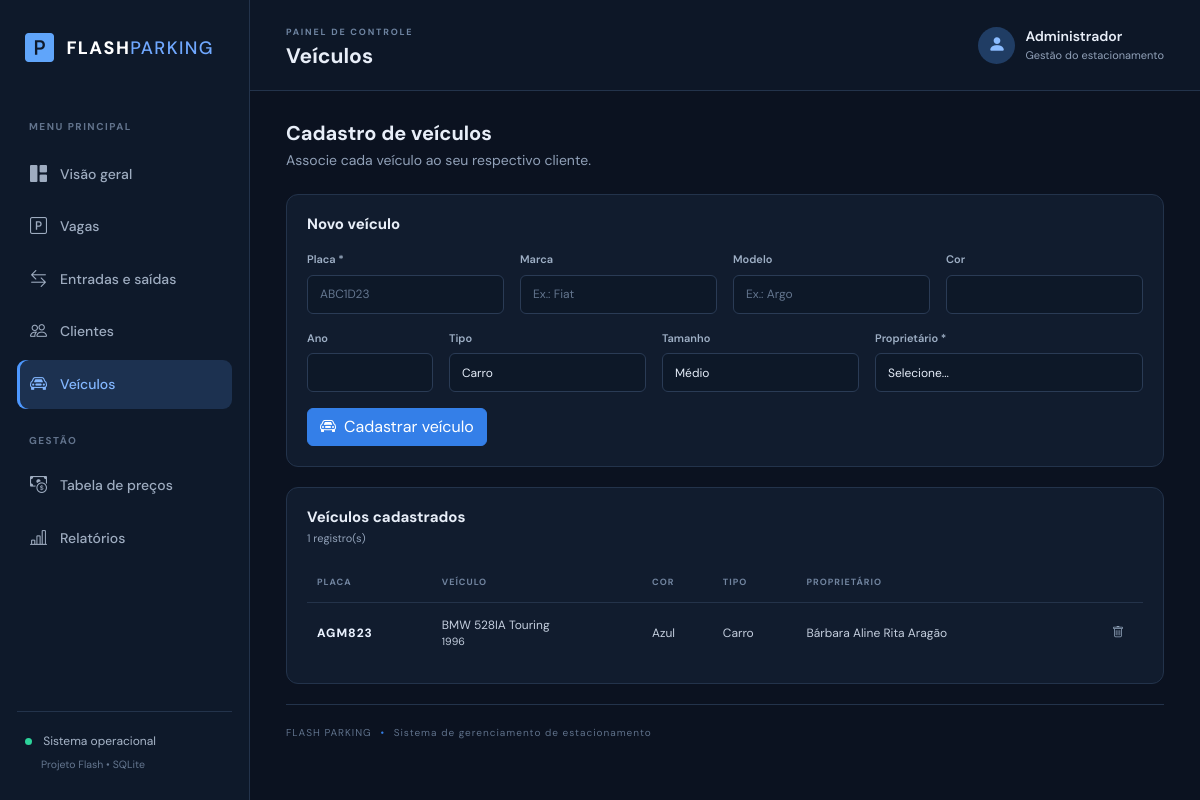
Page /veiculos on the committed database.
### tables this page shows
CREATE TABLE veiculos (
        id INTEGER PRIMARY KEY AUTOINCREMENT,
        placa TEXT NOT NULL UNIQUE,
        marca TEXT,
        modelo TEXT,
        cor TEXT,
        ano INTEGER,
        tipo TEXT NOT NULL DEFAULT 'Carro',
        tamanho TEXT DEFAULT 'Médio',
        cliente_id INTEGER NOT NULL, criado_em TEXT,
        FOREIGN KEY(cliente_id) REFERENCES clientes(id)
    );

CREATE TABLE clientes (
        id INTEGER PRIMARY KEY AUTOINCREMENT,
        nome TEXT NOT NULL,
        cpf TEXT UNIQUE,
        telefone TEXT,
        email TEXT,
        endereco TEXT,
        criado_em TEXT DEFAULT (datetime('now','localtime'))
    );

### app.py (the view, shortened to what this page needs)
@app.route("/veiculos", methods=["GET", "POST"])
def veiculos():
    db = get_db()
    lista = db.execute("""SELECT v.*,c.nome cliente FROM veiculos v
                          JOIN clientes c ON c.id=v.cliente_id ORDER BY v.placa""").fetchall()
    pessoas = db.execute("SELECT id,nome FROM clientes ORDER BY nome").fetchall()
    db.close()
    return render_template("veiculos.html", veiculos=lista, clientes=pessoas)

### database.py (called while the page is built)
def get_db():
    conn = sqlite3.connect(DB_PATH)
    conn.row_factory = sqlite3.Row
    conn.execute("PRAGMA foreign_keys = ON")
    return conn

### templates/veiculos.html (shortened to what this page needs)
{% extends "base.html" %}{% block title %}Veículos | Flash Parking{% endblock %}{% block heading %}Veículos{% endblock %}
{% block content %}
<div class="page-intro"><div><h2>Cadastro de veículos</h2><p>Associe cada veículo ao seu respectivo cliente.</p></div></div>
<div class="panel form-panel"><h3>Novo veículo</h3>
{% if clientes %}<form method="post" class="row g-3">
<div class="col-md-3"><label>Placa *</label><input name="placa" class="form-control text-uppercase" placeholder="ABC1D23" maxlength="7" required></div>
<div class="col-md-3"><label>Marca</label><input name="marca" class="form-control" placeholder="Ex.: Fiat"></div>
<div class="col-md-3"><label>Modelo</label><input name="modelo" class="form-control" placeholder="Ex.: Argo"></div>
<div class="col-md-3"><label>Cor</label><input name="cor" class="form-control"></div>
<div class="col-md-2"><label>Ano</label><input name="ano" type="number" min="1900" max="2100" class="form-control"></div>
<div class="col-md-3"><label>Tipo</label><select name="tipo" class="form-select"><option>Carro</option><option>Moto</option><option>Utilitário</option><option>Caminhonete</option><option>Van</option></select></div>
<div class="col-md-3"><label>Tamanho</label><select name="tamanho" class="form-select"><option>Pequeno</option><option selected>Médio</option><option>Grande</option></select></div>
<div class="col-md-4"><label>Proprietário *</label><select name="cliente_id" class="form-select" required><option value="">Selecione...</option></select></div>
<div class="col-12"><button class="btn btn-primary"><i class="bi bi-car-front me-2"></i>Cadastrar veículo</button></div></form>
{% else %}<div class="empty-state">Cadastre um cliente antes de adicionar um veículo. <a href="{{ url_for('clientes') }}">Ir para clientes</a></div>{% endif %}
</div>
<div class="panel"><div class="panel-heading"><div><h3>Veículos cadastrados</h3><p>{{ veiculos|length }} registro(s)</p></div></div><div class="table-responsive"><table class="table dark-table"><thead><tr><th>PLACA</th><th>VEÍCULO</th><th>COR</th><th>TIPO</th><th>PROPRIETÁRIO</th><th></th></tr></thead><tbody>
{% for v in veiculos %}<tr><td><span class="plate">{{ v.placa }}</span></td><td>{{ v.marca or '' }} {{ v.modelo or '' }} <small class="d-block muted">{{ v.ano or '' }}</small></td><td>{{ v.cor or '—' }}</td><td>{{ v.tipo }}</td><td>{{ v.cliente }}</td><td class="text-end"><form method="post" action="{{ url_for('excluir_veiculo',id=v.id) }}" onsubmit="return confirm('Excluir este veículo?')"><button class="icon-btn danger"><i class="bi bi-trash"></i></button></form></td></tr>{% else %}<tr><td colspan="6" class="empty">Nenhum veículo cadastrado.</td></tr>{% endfor %}
</tbody></table></div></div>{% endblock %}

### static/css/style.css (style rules this page uses)
:root { --bg:#0b1220;--panel:#111c2e;--panel2:#152238;--line:#23334b;--text:#e8eef8;--muted:#91a1b8;--blue:#3b82f6;--green:#25c28a;--orange:#f5a742 }
* { box-sizing:border-box }
body { margin:0;background:var(--bg);color:var(--text);font-family:'DM Sans',sans-serif;font-size:14px }
.welcome-row,.page-intro { display:flex;justify-content:space-between;align-items:center;margin-bottom:23px }
.welcome-row h2,.page-intro h2 { font-size:20px;font-weight:700;margin:0 0 5px }
.welcome-row p,.page-intro p { color:var(--muted);margin:0 }
.btn-primary { background:#347fe8;border-color:#347fe8 }
.stat-card,.panel { background:var(--panel);border:1px solid var(--line);border-radius:12px }
.panel { padding:20px;margin-bottom:18px;min-width:0 }
.panel-heading { display:flex;justify-content:space-between;align-items:center;margin-bottom:16px }
.panel-heading h3,.panel h3 { font-size:15px;font-weight:700;margin:0 0 4px }
.panel-heading p { font-size:11px;color:var(--muted);margin:0 }
.dark-table { --bs-table-bg:transparent;--bs-table-color:#c4cede;--bs-table-border-color:#24334a;font-size:12px;margin:0 }
.dark-table th { color:#71849f;font-size:9px;letter-spacing:1px;font-weight:700;white-space:nowrap }
.dark-table td,.dark-table th { padding:13px 10px;vertical-align:middle }
.dark-table tbody tr:last-child td { border-bottom:0 }
.plate { font-weight:800;letter-spacing:1px;color:#eaf2ff }
.form-panel { margin-bottom:20px }
.form-panel h3 { margin-bottom:18px }
.form-label,label { display:block;font-size:11px;color:#9eafc5;margin-bottom:7px;font-weight:600 }
.form-control,.form-select,.input-group-text { background:#0d1828;border-color:#2a3b55;color:#e4ecf8;font-size:12px;min-height:39px }
.form-control::placeholder { color:#63758e }
.form-select option { background:#101e31 }
.icon-btn { border:0;background:transparent;color:#94a6bd;padding:5px 9px }

### rows in the picture
veiculos: placa "AGM823", marca "BMW", modelo "528IA Touring", ano "1996", cor "Azul", tipo "Carro", cliente "Bárbara Aline Rita Aragão"

### other values in the picture
{{ veiculos|length }} "1"
